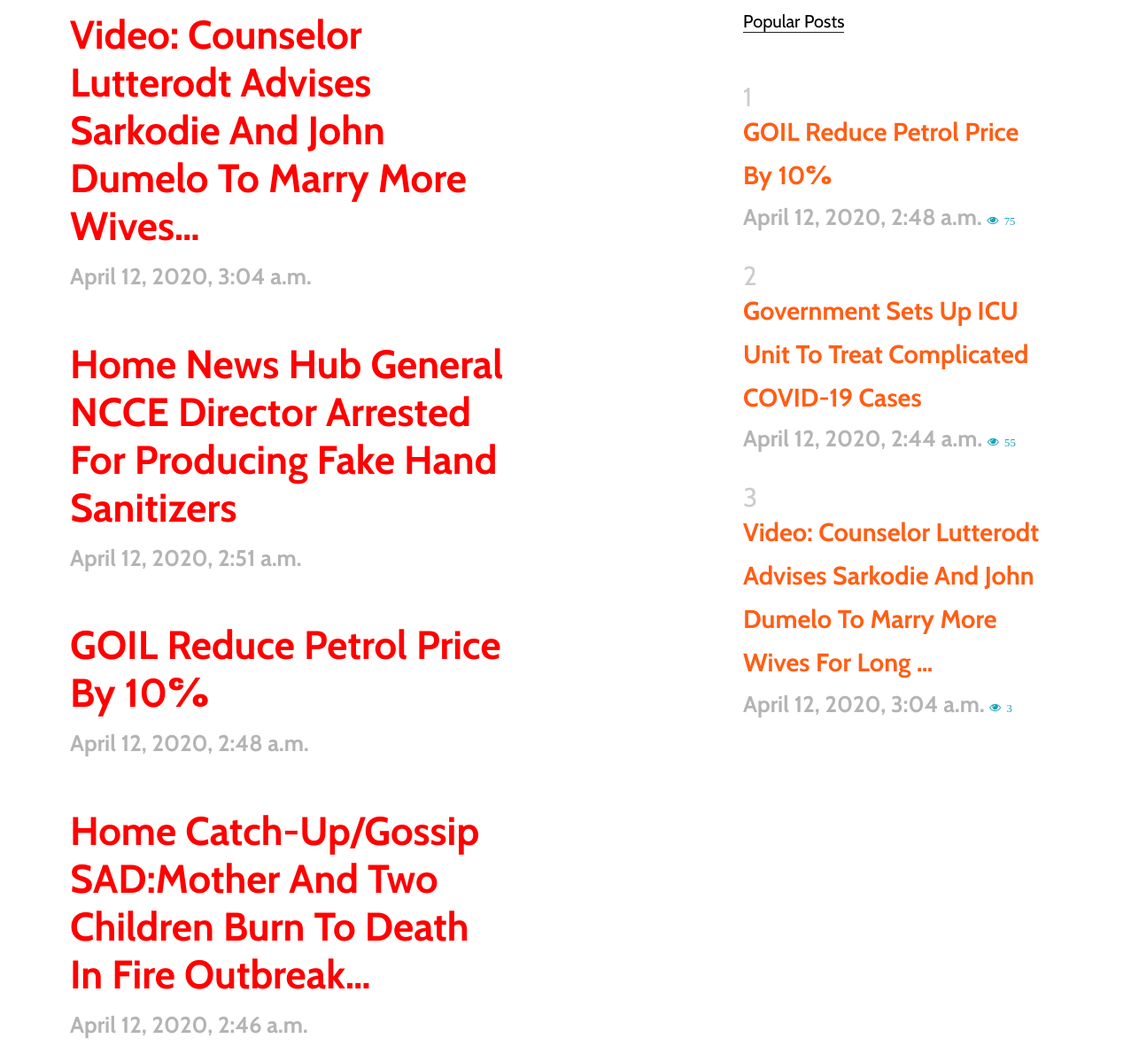
Page /author/emman/ (middle part) on the earlier database version.
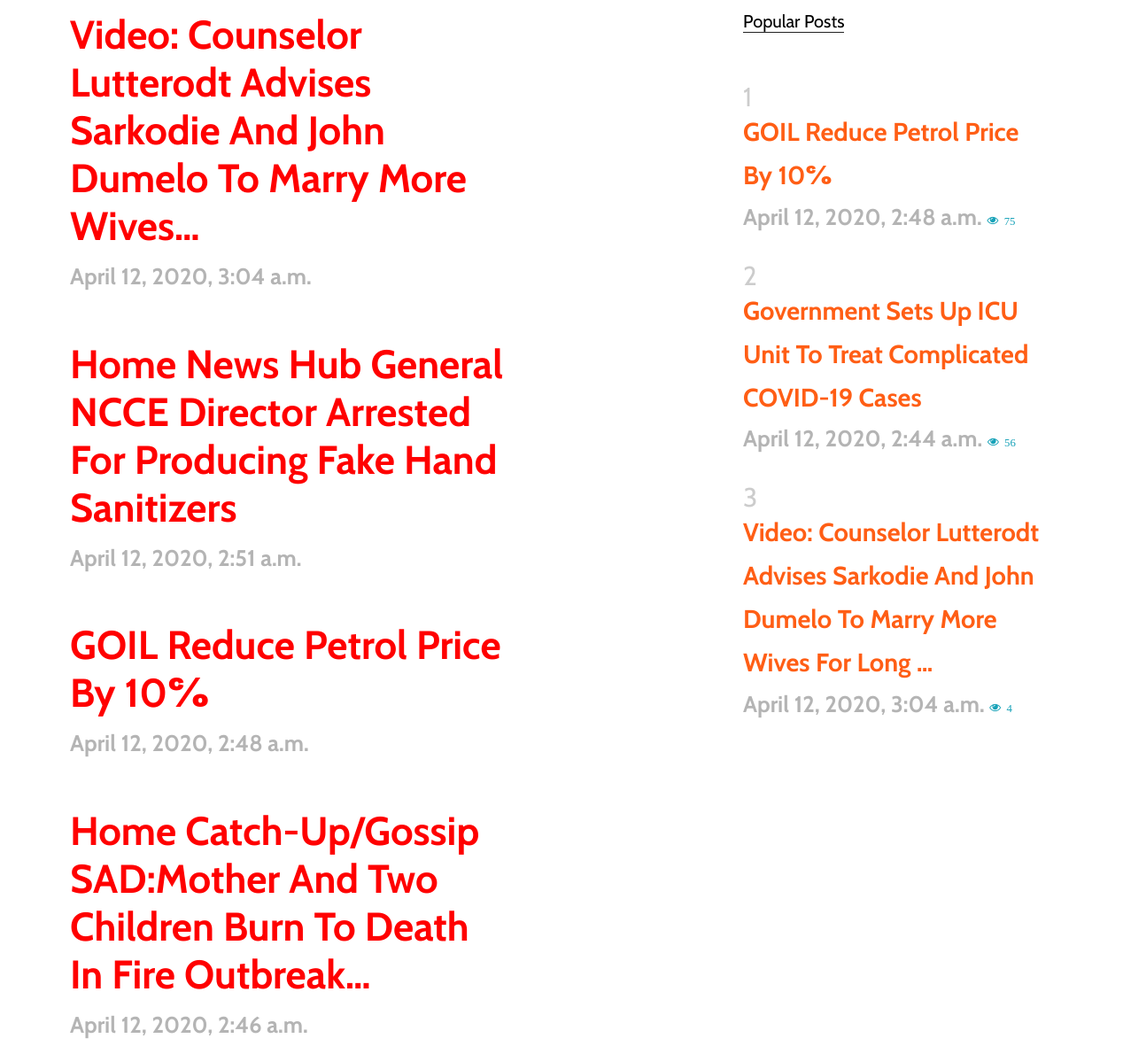
Same page on the later database version.
### blogsite/models.py (models this page shows, shortened)
class BaseModel(models.Model):
    date_add = models.DateTimeField(auto_now_add=True)
    date_updated = models.DateTimeField(auto_now=True)
    class Meta:
        abstract =True

class Article(BaseModel):
    subcategory = models.ForeignKey(Subcategory,on_delete=models.CASCADE,related_name='articles')
    title = models.CharField(max_length=500)
    image = models.ImageField(upload_to='%d-%m-%Y/images',blank=True, null=True)
    story=RichTextField()
    active = models.BooleanField(default=True)
    created_by = models.ForeignKey(CustomUser,on_delete=models.DO_NOTHING,related_name='author_writings')
    slug = models.SlugField()
    tags = TaggableManager()
    total_views = models.PositiveIntegerField(default=0)
    source =  models.URLField(help_text='source link',blank=True, null=True)
    class Meta:
        ordering = ['-date_updated']
    def get_absolute_url(self):
        return reverse('blogsite:detail', args=[str(self.slug),str(self.id)])

### blogsite/views.py (the view)
# urls.py: path('author/<str:author>/',views.author_list,name='author_list'),
def author_list(request, author):
    author = get_object_or_404(CustomUser,username=author)
    author_writing = Article.objects.filter(created_by=author)
    paginator = Paginator(author_writing, 10)
    page = request.GET.get('page')
    try:
        author_writings= paginator.page(page)
    except PageNotAnInteger:
        author_writings = paginator.page(1)
    except EmptyPage:
        author_writings = paginator.page(paginator.num_pages)
    context = {
        'navbar_items': Category.objects.all(),
        'author_writings': author_writings,
        'created_by':author,
        'popular_post':Article.objects.filter(total_views__gte=2).order_by('-total_views')
    }
    return render(request, 'blog/author_articles.html', context)

### blogsite/models.py (called while the page is built)
    def __str__(self):
        return self.name

### templates/blog/author_articles.html (shortened to what this page needs)
{% extends "base.html" %}
{% load static %}
{% load bootstrap_pagination %}
{% block body %}
<body data-spy="scroll" data-target=".site-navbar-target" data-offset="300">
  <div class="site-section">
    <div class="container">
      <div class="row">
        <div class="col-lg-8">
          {% for articles in author_writings %}
          <div class="post-entry-2 d-flex">
            <div class="thumbnail order-md-2" style="background-image: url('{{articles.image.url}}')"></div>
            <div class="contents order-md-1 pl-0">
              <h2><a class="article" style="color:red; font-weight: 900; font-size: 3em;"
                  href="{{articles.get_absolute_url}}">{{articles.title|truncatechars:80}}</a></h2>
              <div class="post-meta">
                <span class="date-read" style="font-weight: 900; font-size: 2em">{{articles.date_updated}}</span>
              </div>
            </div>
          </div>
          {% endfor %}
        </div>
        <div class="col-lg-4">
          <div class="section-title">
            <h2 style="margin-top: 3em;">Popular Posts</h2>
          </div>
          {% for popular_posts in popular_post %}
          <div class="trend-entry ">
            <div class="number align-self-start">{{forloop.counter}}</div>
            <div class="trend-contents">
              <a class="post" style="font-weight: 900; font-size: 2em"
                href="{{popular_posts.get_absolute_url}}">{{popular_posts.title|truncatechars:90}}</a>
              <div class="post-meta">
                <span class="date-read" style="font-weight: 900; font-size: 2em">{{popular_posts.date_updated}} </span>
                <span class="icon-eye text-info"> {{popular_posts.total_views}}</span>
              </div>
            </div>
          </div>
          {% endfor %}
        </div>
      </div>
    </div>
  </div>
  </div>
  {% endblock body %}

Differences in the rows shown:
changed Article "April 12, 2020, 3:04 a.m.": total_views "3" → "4"
changed Article "Government Sets Up ICU Unit To Treat Complicated COVID-19 Cases": total_views "55" → "56"
